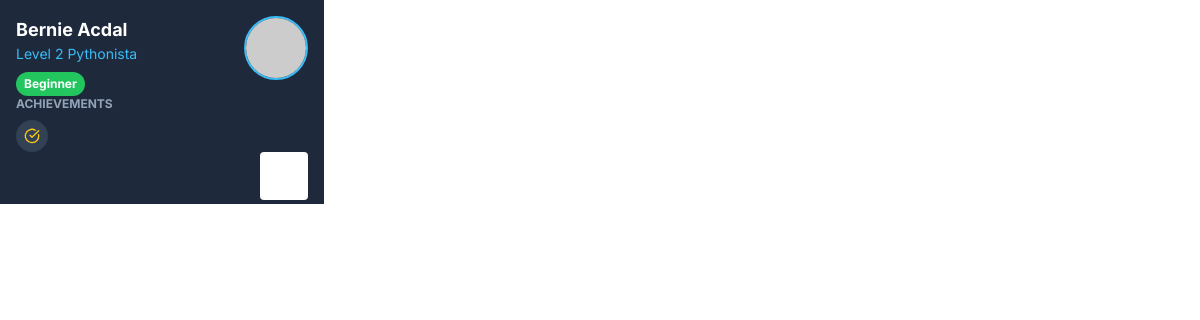
The page /id_card/d2e6dd15-8a50-43af-a0e1-7f7027ab3a88 on the database its author committed.
### tables this page shows
CREATE TABLE users (
    id INTEGER PRIMARY KEY AUTOINCREMENT,
    username TEXT NOT NULL UNIQUE,
    password TEXT NOT NULL,
    student_code TEXT NOT NULL UNIQUE,
    first_name TEXT NOT NULL,
    last_name TEXT NOT NULL,
    middle_name TEXT,
    profile_image TEXT, -- Base64 image data
    is_admin INTEGER NOT NULL DEFAULT 0,
    level INTEGER NOT NULL DEFAULT 1,
    xp INTEGER NOT NULL DEFAULT 0
);

CREATE TABLE achievements (
    id INTEGER PRIMARY KEY AUTOINCREMENT,
    name TEXT NOT NULL,
    description TEXT NOT NULL,
    icon TEXT NOT NULL
);

### app.py (the view)
@app.route('/id_card/<student_code>')
def id_card(student_code):
    conn = get_db_connection()
    user = conn.execute('SELECT * FROM users WHERE student_code = ?', (student_code,)).fetchone()
    if not user:
        return "User not found", 404
    proficiency_raw = conn.execute('SELECT * FROM student_topic_mastery WHERE user_id = ?', (user['id'],)).fetchall()
    total_xp = sum(topic['xp'] for topic in proficiency_raw)
    total_possible_xp = len(proficiency_raw) * XP_TO_LEVEL_UP if proficiency_raw else 0
    overall_percentage = (total_xp / total_possible_xp) * 100 if total_possible_xp > 0 else 0
    proficiency_level, proficiency_color_text, proficiency_color_bg = get_proficiency_level(overall_percentage)
    achievements = conn.execute('''
        SELECT a.name, a.icon FROM achievements a
        JOIN student_achievements sa ON a.id = sa.achievement_id
        WHERE sa.user_id = ?
    ''', (user['id'],)).fetchall()
    conn.close()
    return render_template('student/id_card.html',
                           user=user,
                           proficiency_level=proficiency_level,
                           proficiency_color_bg=proficiency_color_bg,
                           achievements=achievements)

### app.py (called while the page is built)
def get_db_connection():
    conn = sqlite3.connect('pypath.db', check_same_thread=False, detect_types=sqlite3.PARSE_DECLTYPES | sqlite3.PARSE_COLNAMES)
    conn.row_factory = sqlite3.Row
    return conn

def get_proficiency_level(percentage):
    if percentage >= 85: return "Proficient", "text-green-500", "bg-green-500"
    elif percentage >= 60: return "Intermediate", "text-yellow-500", "bg-yellow-500"
    else: return "Beginner", "text-red-500", "bg-red-500"

### templates/student/id_card.html (shortened to what this page needs)
<!DOCTYPE html>
<html lang="en">
<head>
    <script src="https://cdn.tailwindcss.com"></script>
</head>
<body class="bg-white">
    <div class="w-[3.375in] h-[2.125in] p-4 bg-slate-800 text-white flex flex-col justify-between">
        <div class="flex justify-between items-start">
            <div>
                <h1 class="text-lg font-bold">{{ user.first_name }} {{ user.last_name }}</h1>
                <p class="text-sky-400 text-sm">Level {{ user.level }} Pythonista</p>
                <div class="mt-2 px-2 py-1 bg-green-500 text-white text-xs font-bold rounded-full inline-block">
                    {{ proficiency_level }}
                </div>
            </div>
            <div class="flex-shrink-0">
                <img src="{{ user.profile_image or 'https://placehold.co/64x64/7dd3fc/0c4a6e?text=' + (user.first_name[0] if user.first_name else 'P') }}" alt="Profile Image" class="w-16 h-16 rounded-full border-2 border-sky-400 object-cover">
            </div>
        </div>
        <div>
            <h2 class="text-xs font-bold uppercase text-slate-400 mb-2">Achievements</h2>
            <div class="flex space-x-2">
                {% for achievement in achievements %}
                    <div class="w-8 h-8 bg-slate-700 rounded-full flex items-center justify-center" title="{{ achievement.name }}">
                        <i data-lucide="{{ achievement.icon }}" class="w-4 h-4 text-yellow-400"></i>
                    </div>
                {% else %}
                    <p class="text-xs text-slate-500">No badges earned yet.</p>
                {% endfor %}
            </div>
        </div>
        <div class="flex justify-end">
             <div id="qrcode" class="w-12 h-12 bg-white p-1 rounded"></div>
        </div>
    </div>
</body>
</html>

### templates/student/id_card.html (style rules this page uses)
body { font-family: 'Inter', sans-serif; }

### rows shown on the page
users: first_name "Bernie", last_name "Acdal", level "2"

### other values the page prints
{{ proficiency_level }} "Beginner"
